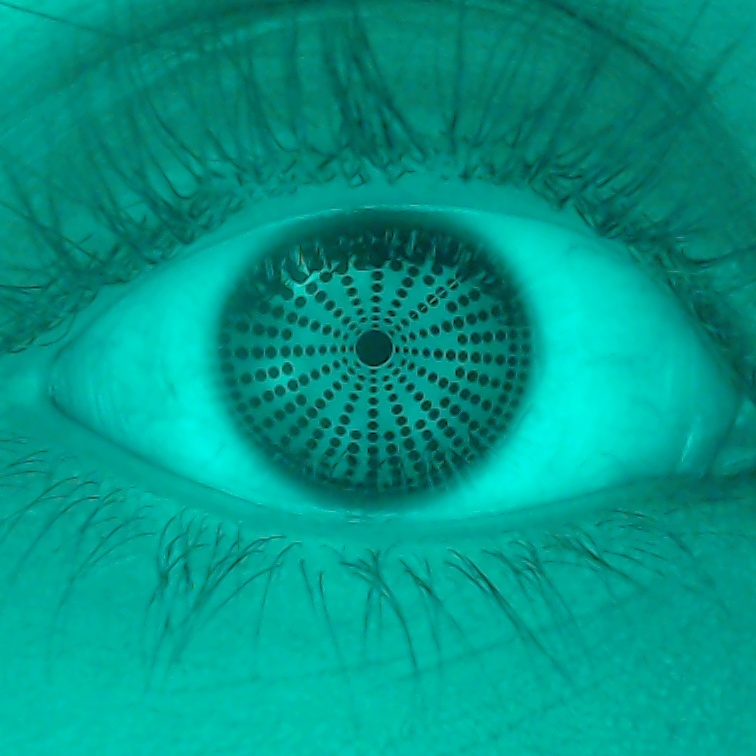
#> input picture ojo_derecho_gabs.jpg, 756 x 756 px
$ python intento_gabs.py
#> lines starting #> are read from the running program, lines starting #| are printed output that depends on the picture; after the words box and inside, x2 and y2 are one past the last pixel; in counts of white or black regions, pixels touching at a corner belong together
import cv2
import numpy as np
import matplotlib.pyplot as plt

def reducir_grises(imagen_gray, niveles=8):
    factor = 256 // niveles
    return (imagen_gray // factor) * factor

# === Cargar imagen ==
ruta = "ojo_derecho_gabs.jpg"
img = cv2.imread(ruta)
#> img is the input picture: shape (756, 756, 3); mean B, G, R 134.9, 151.1, 2.1
if img is None:
    raise FileNotFoundError("❌ No se pudo cargar la imagen. Verifica la ruta y el nombre.")

img_rgb = cv2.cvtColor(img, cv2.COLOR_BGR2RGB)

# === Detectar patrón de puntos con umbral adaptativo en canal verde ===
green = img[:, :, 1]
blur = cv2.GaussianBlur(green, (5, 5), 1.0)
binary = cv2.adaptiveThreshold(
    blur, 255, cv2.ADAPTIVE_THRESH_MEAN_C, cv2.THRESH_BINARY_INV, 11, 7
)
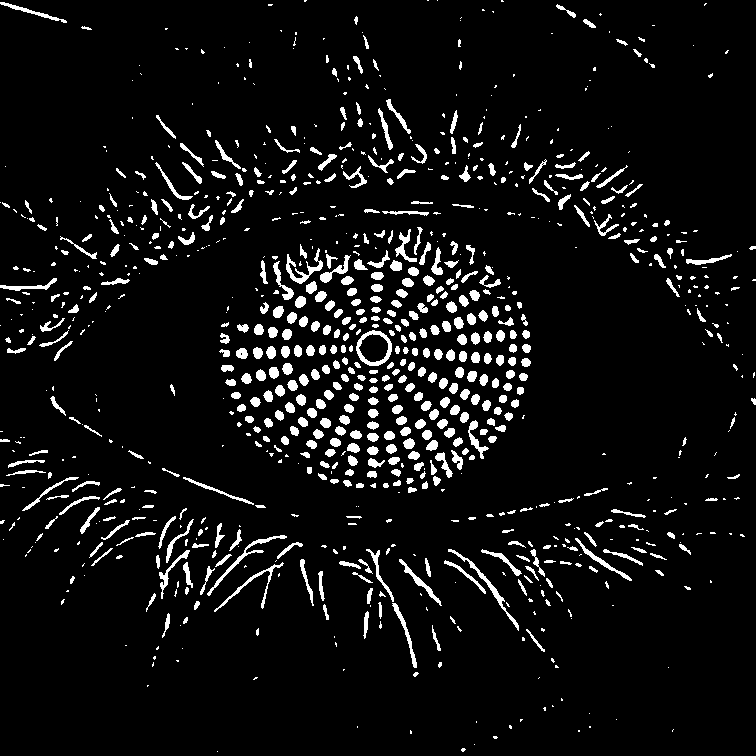
#> binary: shape (756, 756); 6.5% white; 972 white regions (462 under 20 px)
contours, _ = cv2.findContours(binary, cv2.RETR_EXTERNAL, cv2.CHAIN_APPROX_SIMPLE)
#> contours = 972 contours, 556 with area under 20; largest, box (x1, y1, x2, y2) and area: (356, 330, 392, 366) 942, (448, 549, 519, 631) 300, (207, 535, 287, 596) 272, (286, 248, 323, 284) 267, (214, 562, 284, 612) 219

# Paso 1: Detectar todos los puntos candidatos
puntos = []
for c in contours:
    area = cv2.contourArea(c)
    if 5 < area < 100:
        perimetro = cv2.arcLength(c, True)
        circularidad = 4 * np.pi * area / (perimetro ** 2 + 1e-6)
        if 0.6 < circularidad < 1.3:
            M = cv2.moments(c)
            if M["m00"] != 0:
                cx = int(M["m10"] / M["m00"])
                cy = int(M["m01"] / M["m00"])
                puntos.append((cx, cy))
#> this loop made 972 passes
#> (area, perimetro, circularidad, cx, cy) on pass 57: (24.5, 21.9, 0.642, 196, 604)
#> (area, perimetro, circularidad) on passes 36, 40, 46, 48, 53, 56: (46, 61.25, 0.154), (42, 57.8, 0.158), (49, 53.8, 0.213), (66, 58.14, 0.245), (30, 35.31, 0.302), (27.5, 35.07, 0.281)
#> after the loop, puntos = 307 pairs, first value 1 to 752, second value 51 to 749

if not puntos:
    print("❌ No se detectaron puntos del patrón.")
    exit()

# Paso 2: Calcular centro y radio inicial
xs, ys = zip(*puntos)
#> xs = 307 values, max 752 at index 267, min 1 at index 21, mean 377.8; ys = 307 values, max 749 at index 0, min 51 at index 306, mean 363.6
cx_patron = int(np.mean(xs))
#> cx_patron = 377
cy_patron = int(np.mean(ys))
#> cy_patron = 363
radios = [np.sqrt((x - cx_patron)**2 + (y - cy_patron)**2) for (x, y) in puntos]
#> radios = 307 values, max 440.3 at index 302, min 9.43 at index 142, mean 139.5
r_patron = int(np.mean(radios))
#> r_patron = 139

# Paso 3: Filtrar puntos que estén dentro del círculo verde
puntos_filtrados = puntos
#> puntos_filtrados has the same summary as puntos
# [5 lines of commented-out code are left out]

if len(puntos_filtrados) < 5:
    print("❌ Muy pocos puntos dentro del patrón, verifique iluminación.")
    exit()

# Paso 4: Recalcular centro y radio con los puntos filtrados
xs, ys = zip(*puntos_filtrados)
cx_patron = int(np.mean(xs))
cy_patron = int(np.mean(ys))
radios = [np.sqrt((x - cx_patron)**2 + (y - cy_patron)**2) for (x, y) in puntos_filtrados]
r_patron = int(np.mean(radios))
print(f"✅ Número de puntos dentro del círculo del patrón: {len(puntos_filtrados)}")
#| ✅ Número de puntos dentro del círculo del patrón: 307
# === ROI centrada en el patrón (120% del radio) ===
roi_r = int(1.2 * r_patron)
#> roi_r = 166
h, w = img.shape[:2]
#> h = 756; w = 756
x1 = max(cx_patron - roi_r, 0)
#> x1 = 211
y1 = max(cy_patron - roi_r, 0)
#> y1 = 197
x2 = min(cx_patron + roi_r, w)
#> x2 = 543
y2 = min(cy_patron + roi_r, h)
#> y2 = 529

# === Paso adicional: Filtrar puntos dentro del 1.25 * r_patron ===
r_umbral = 1.25 * r_patron
#> r_umbral = 173.8
puntos_patron_filtrado = []
for x, y in puntos:
    dist = np.sqrt((x - cx_patron)**2 + (y - cy_patron)**2)
    if dist <= r_umbral:
        puntos_patron_filtrado.append((x, y))
#> this loop made 307 passes
#> (x, y, dist) on passes 1 to 3: (462, 749, 395.2), (494, 736, 390.9), (415, 673, 312.3)
#> after the loop, puntos_patron_filtrado = 230 pairs, first value 226 to 526, second value 234 to 520

# Recalcular centro y radio a partir de los puntos filtrados
if len(puntos_patron_filtrado) >= 5:
    xs_f, ys_f = zip(*puntos_patron_filtrado)
#> xs_f = 230 values, max 526 at index 156, min 226 at index 126, mean 382.6; ys_f = 230 values, max 520 at index 0, min 234 at index 229, mean 376.3
    cx_patron_f = int(np.mean(xs_f))
#> cx_patron_f = 382
    cy_patron_f = int(np.mean(ys_f))
#> cy_patron_f = 376
    radios_f = [np.sqrt((x - cx_patron_f)**2 + (y - cy_patron_f)**2) for (x, y) in puntos_patron_filtrado]
#> radios_f = 230 values, max 160.7 at index 228, min 3.16 at index 107, mean 88.91
    r_patron_f = int(np.percentile(radios_f, 70))  # radio que incluye el 95% más cercanos
#> r_patron_f = 111

    # Coordenadas del cuadrado ROI (1.2 * nuevo radio)
    roi_rf = int(1.05 * r_patron_f)
#> roi_rf = 116
    x1_f = max(cx_patron_f - roi_rf, 0)
#> x1_f = 266
    y1_f = max(cy_patron_f - roi_rf, 0)
#> y1_f = 260
    x2_f = min(cx_patron_f + roi_rf, img.shape[1])
#> x2_f = 498
    y2_f = min(cy_patron_f + roi_rf, img.shape[0])
#> y2_f = 492
else:
    raise ValueError("❌ Muy pocos puntos después del filtrado ampliado.")


# === Imagen en grises ecualizada y reducida ===
gray = cv2.cvtColor(img, cv2.COLOR_BGR2GRAY)
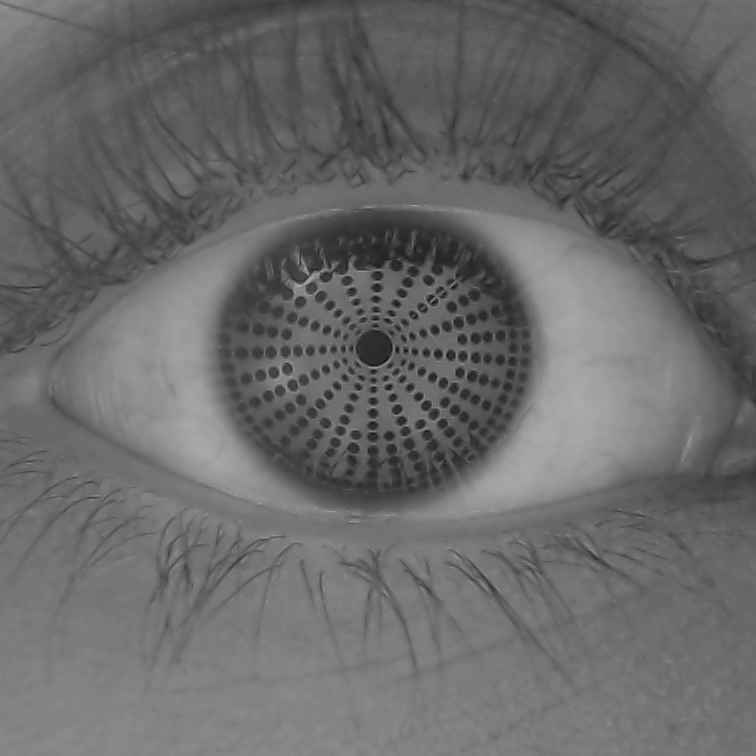
#> gray: shape (756, 756); min 11, max 175, mean 104.7
gray_eq = cv2.equalizeHist(gray)
gray_reducida = reducir_grises(gray_eq, niveles=8)
#> in reducir_grises, `return (imagen_gray // factor) * factor`:
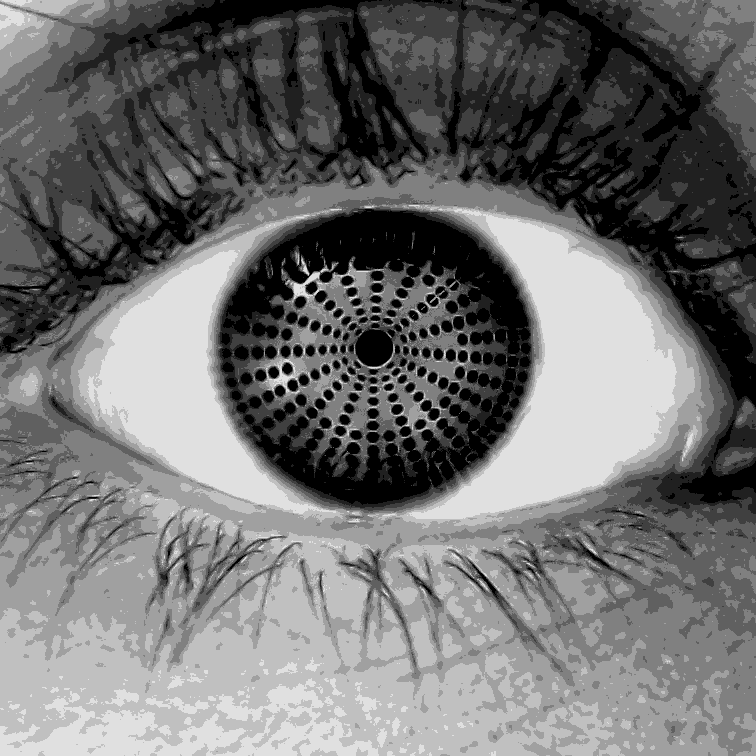
#> returned value: shape (756, 756); min 0, max 224, mean 112.9

# === Buscar el iris dentro de la ROI ===
roi_gray = gray_reducida[y1:y2, x1:x2]
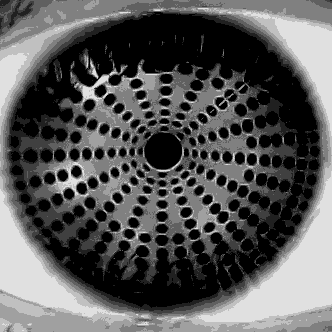
#> roi_gray: shape (332, 332); min 0, max 224, mean 89
_, mask = cv2.threshold(roi_gray, 70, 255, cv2.THRESH_BINARY_INV)
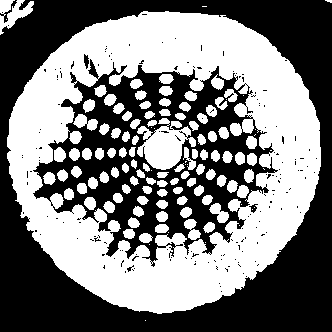
#> mask: shape (332, 332); 49.2% white; 122 white regions (23 under 20 px)

contornos, _ = cv2.findContours(mask, cv2.RETR_EXTERNAL, cv2.CHAIN_APPROX_SIMPLE)
#> contornos = 6 contours, 4 with area under 20; largest, box (x1, y1, x2, y2) and area: (7, 11, 321, 314) 73298, (0, 0, 34, 35) 484
mejor_contorno = None
mejor_radio = 0
cx_iris, cy_iris = None, None

for c in contornos:
    area = cv2.contourArea(c)
    if area > 300:
        (x, y), radius = cv2.minEnclosingCircle(c)
        circularidad = 4 * np.pi * area / (cv2.arcLength(c, True) ** 2 + 1e-6)
        if 0.4 < circularidad < 1.2 and 150 < radius < 200 and radius > mejor_radio:
            mejor_contorno = c
            mejor_radio = radius
            cx_iris, cy_iris = int(x), int(y)
#> this loop made 6 passes
#> (area, x, y, radius, circularidad, mejor_radio, cx_iris, cy_iris) on pass 3: (73297.5, 163.7, 154.5, 158.7, 0.754, 158.7, 163, 154)
#> (area, x, y, radius, circularidad) on pass 6: (484, 16, 17, 23.35, 0.116)
#> after the loop, cx_iris = 163; cy_iris = 154; mejor_contorno = contour of 500 points, box (x1, y1, x2, y2) (7, 11, 321, 314), area 73298; mejor_radio = 158.7

# === Visualización ===
gray_reducida_rgb = cv2.cvtColor(gray_reducida, cv2.COLOR_GRAY2RGB)
img_gray_vis = gray_reducida_rgb.copy()
img_vis = img_rgb.copy()

for canvas in [img_vis, img_gray_vis]:
    for x, y in puntos:
        ##Puntos individuales detectados del patrón ROJO
        cv2.circle(canvas, (x, y), 2, (255, 0, 0), -1)
    ##círculo estimado del patrón proyectado verdee
    cv2.circle(canvas, (cx_patron, cy_patron), r_patron, (0, 255, 0), 2)
    ## El centro del patrón proyectado celestito
    cv2.circle(canvas, (cx_patron, cy_patron), 4, (0, 255, 255), -1)
    #cuadradito verde que rodea donde queda el iris
    cv2.rectangle(canvas, (x1, y1), (x2, y2), (0, 255, 0), 2)
    # Puntos dentro del círculo ampliado marcados en ROJO nuevamente (opcional)
    # Círculo amarillo basado en puntos filtrados
    cv2.circle(canvas, (cx_patron_f, cy_patron_f), r_patron_f, (0, 255, 255), 2)

    # ROI celeste del 1.2 * nuevo radio
    cv2.rectangle(canvas, (x1_f, y1_f), (x2_f, y2_f), (0, 255, 255), 2)
#> this loop made 2 passes

if mejor_contorno is not None:
    cx_abs = cx_iris + x1
#> cx_abs = 374
    cy_abs = cy_iris + y1
#> cy_abs = 351
    r_abs = int(mejor_radio)
#> r_abs = 158
    lado = int(2 * r_abs)
#> lado = 316
    x_iris1 = cx_abs - r_abs
#> x_iris1 = 216
    y_iris1 = cy_abs - r_abs
#> y_iris1 = 193
    x_iris2 = cx_abs + r_abs
#> x_iris2 = 532
    y_iris2 = cy_abs + r_abs
#> y_iris2 = 509

    for canvas in [img_vis, img_gray_vis]:
        # Círculo rojo sobre el iris
        cv2.circle(canvas, (cx_abs, cy_abs), r_abs, (0, 0, 255), 2)
        cv2.circle(canvas, (cx_abs, cy_abs), 4, (0, 0, 255), -1)

        # Cuadro azul exacto alrededor del iris
        cv2.rectangle(canvas, (x_iris1, y_iris1), (x_iris2, y_iris2), (0, 0, 255), 2)

    titulo = f"Iris detectado | Radio: {r_abs}px"
#> titulo = 'Iris detectado | Radio: 158px'
else:
    titulo = " No se detectó el iris"

# Mostrar resultados
r, g, b = cv2.split(img_rgb)
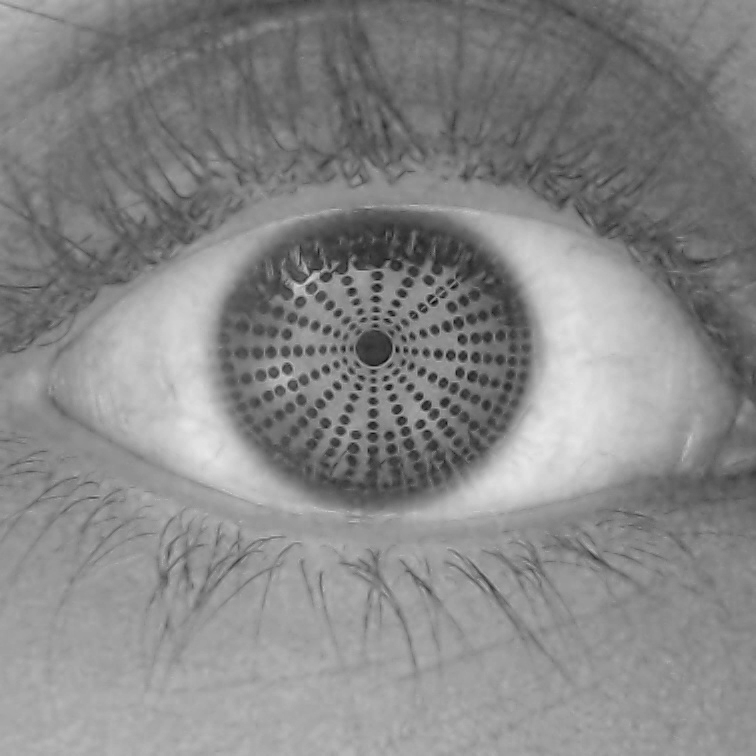
#> b: shape (756, 756); min 5, max 231, mean 134.9
fig, axs = plt.subplots(1, 3, figsize=(16, 6))
axs[0].imshow(img_vis)
axs[0].set_title("RGB con detección")
axs[0].axis("off")

axs[1].imshow(img_gray_vis)
axs[1].set_title(titulo)
axs[1].axis("off")

axs[2].imshow(g, cmap='gray')
axs[2].set_title("Canal verde")
axs[2].axis("off")

plt.tight_layout()
plt.show()
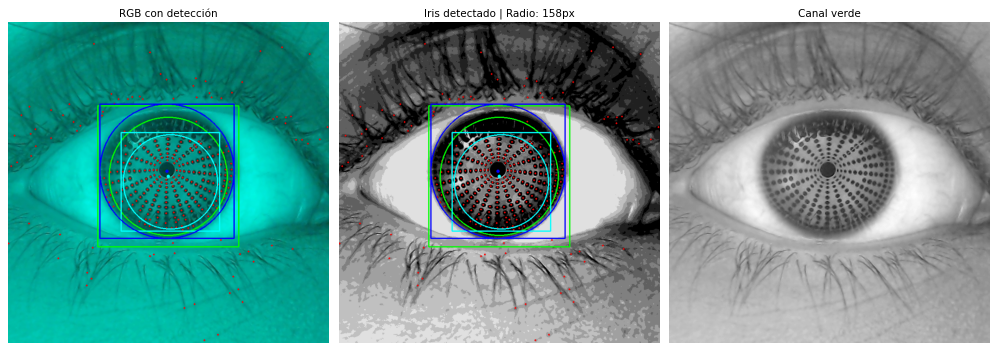
#> figure drawn by matplotlib, 3 panels; B, G, R data is drawn as R, G, B

$ run again, with candidata1.jpg copied over ojo_derecho_gabs.jpg
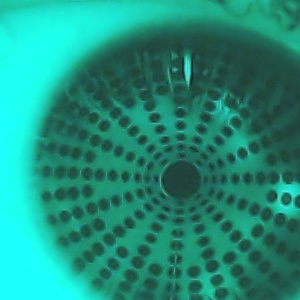
#> input picture candidata1.jpg, 300 x 300 px
#> img is the input picture: shape (300, 300, 3); mean B, G, R 123.9, 143.4, 31
#> `binary = cv2.adaptiveThreshold( blur, 255, cv2.ADAPTIVE_THRESH_MEAN_C,..`:
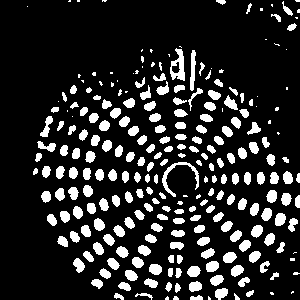
#> binary: shape (300, 300); 16.2% white; 253 white regions (54 under 20 px)
#> contours = 253 contours, 65 with area under 20; largest, box (x1, y1, x2, y2) and area: (170, 48, 185, 81) 280, (162, 162, 199, 197) 195, (190, 50, 196, 91) 128, (187, 266, 201, 277) 101, (223, 252, 237, 263) 101
#> the loop `for c in contours:` made 253 passes
#> (area, perimetro, circularidad, cx, cy) on passes 10 to 17: (25.5, 21.9, 0.668, 249, 293), (95, 40.14, 0.741, 220, 292), (30, 23.31, 0.694, 177, 287), (33.5, 23.56, 0.759, 168, 286), (65, 32.97, 0.751, 124, 285), (93.5, 37.56, 0.833, 194, 286), (65, 32.97, 0.751, 96, 282), (75, 36.97, 0.69, 150, 282)
#> after the loop `for c in contours:`: puntos = 173 pairs, first value 35 to 298, second value 10 to 297
#> xs = 173 values, max 298 at index 172, min 35 at index 100, mean 166.7; ys = 173 values, max 297 at index 0, min 10 at index 172, mean 183.8
#> cx_patron = 166
#> cy_patron = 183
#> radios = 173 values, max 217.6 at index 172, min 12.08 at index 88, mean 81.02
#> r_patron = 81
#> puntos_filtrados has the same summary as puntos
#| ✅ Número de puntos dentro del círculo del patrón: 173
#> roi_r = 97
#> x1 = 69
#> y1 = 86
#> x2 = 263
#> y2 = 280
#> r_umbral = 101.2
#> the loop `for x, y in puntos:` made 173 passes
#> (x, y, dist) on passes 1 to 3: (175, 297, 114.4), (166, 297, 114), (249, 293, 137.8)
#> after the loop `for x, y in puntos:`: puntos_patron_filtrado = 118 pairs, first value 72 to 260, second value 87 to 282
#> xs_f = 118 values, max 260 at index 62, min 72 at index 69, mean 163.4; ys_f = 118 values, max 282 at index 0, min 87 at index 117, mean 182.8
#> cx_patron_f = 163
#> cy_patron_f = 182
#> radios_f = 118 values, max 102.6 at index 14, min 8.94 at index 59, mean 62.76
#> r_patron_f = 79
#> roi_rf = 82
#> x1_f = 81
#> y1_f = 100
#> x2_f = 245
#> y2_f = 264
#> mask: shape (194, 194); 39.4% white; 121 white regions (16 under 20 px)
#> contornos = 121 contours, 16 with area under 20; largest, box (x1, y1, x2, y2) and area: (92, 58, 159, 127) 1988, (86, 0, 194, 49) 1838, (12, 0, 87, 41) 1222, (0, 0, 30, 56) 736, (180, 164, 194, 190) 200
#> the loop `for c in contornos:` made 121 passes
#> (area, x, y, radius, circularidad) on passes 93, 119, 120, 121: (1987.5, 122.7, 90.63, 35.41, 0.0934), (1838.5, 140, 23, 57.78, 0.1), (1222, 49, 9.5, 38.2, 0.143), (736, 8.5, 27.5, 28.04, 0.194)
#> after the loop `for c in contornos:`: mejor_radio = 0
#> the loop `for canvas in [img_vis, img_gray_vis]:` made 2 passes
#> `plt.show()`:
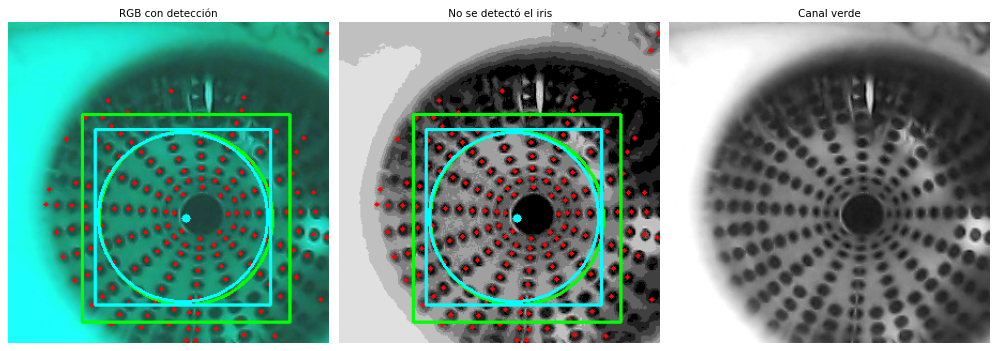
#> figure drawn by matplotlib, 3 panels; B, G, R data is drawn as R, G, B
